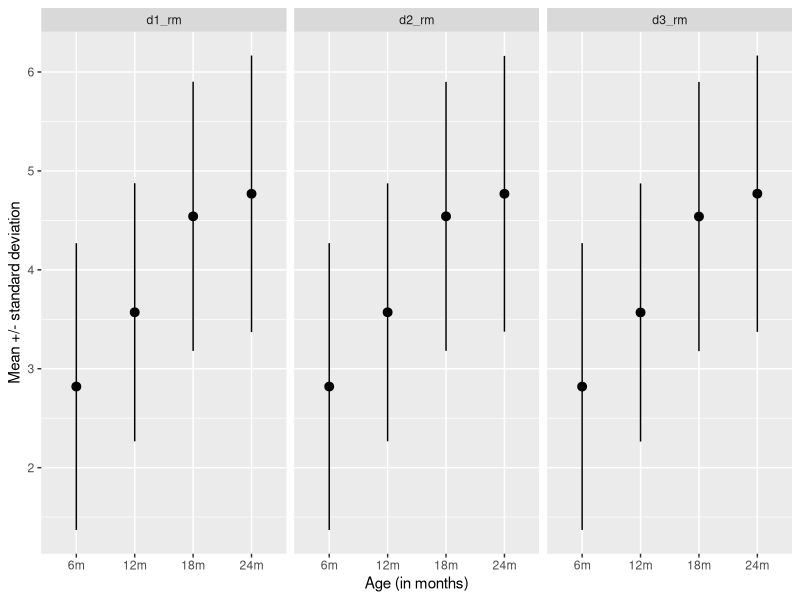

Source code (R):
## ---- chunk 1
#| eval: true
#| message: false
#| warning: false
library(tidyverse)

d1_rm <- tibble(values = c(2.14, 1.70, 1.48, 1.41, 3.08, 4.24, 6.04, 2.25, 2.37, 3.49,
                           1.61, 2.49, 2.62, 4.59, 3.79, 5.23, 2.71, 5.10, 4.88, 2.69,
                           5.00, 2.38, 7.51, 3.63, 4.11, 5.51, 4.52, 4.92, 4.13, 3.70, 
                           3.17, 4.05, 5.69, 5.4, 6.23, 1.93, 6.26, 5.42, 5.23, 4.31), 
             age = rep(c("6m", "12m", "18m", "24m"), each = 10), 
             ID = rep(paste0("ID_", 1:10), 4))

d2_rm <- tibble(values = c(-0.32, 2.78, 5.01, 3.03, 2.48, 1.80, 3.49, 3.55, 4.14, 2.24,
                           3.13, 2.03, 5.65, 1.95, 3.28, 4.03, 2.75, 5.49, 4.44, 2.96, 
                           5.65, 3.81, 5.91, 3.02, 4.56, 2.51, 6.11, 6.23, 4.08, 3.53, 
                           4.43, 5.8, 4.85, 3.74, 7.13, 3.42, 4.15, 6.95, 3.48, 3.74),
                age = rep(c("6m", "12m", "18m", "24m"), each = 10), 
                ID = rep(paste0("ID_", 1:10), 4))

d3_rm <- tibble(values = c(3.66, 3.21, 3.29, 1.82, 2.19, -0.19, 2.11, 2.81, 4.95, 4.35,
                           4.71, 4.08, 4.64, 2.10, 2.20, 1.46, 3.17, 3.88, 5.50, 3.95,
                           5.80, 3.92, 6.29, 3.66, 3.52, 1.96, 4.13, 5.51, 5.97, 4.63,
                           5.86, 4.74, 6.91, 3.63, 3.44, 2.19, 4.58, 5.84, 4.8, 5.71),
                age = rep(c("6m", "12m", "18m", "24m"), each = 10), 
                ID = rep(paste0("ID_", 1:10), 4))
## ---- chunk 2
#| eval: true
#| message: false
#| warning: false
#| fig-width: 8.1
#| fig-height: 3.3
d1_rm %>% 
  mutate(data = "d1_rm") %>% 
  add_row(d2_rm %>% 
            mutate(data = "d2_rm")) %>% 
  add_row(d3_rm %>% 
            mutate(data = "d3_rm")) %>% 
  group_by(data, age) %>% 
  summarize(mean = mean(values),
            sd = sd(values)) %>% 
  mutate(age = factor(age, levels = c("6m", "12m", "18m", "24m"))) %>% 
  ggplot(aes(x = age, y = mean)) +
  geom_pointrange(aes(ymin = mean - sd,
                      ymax = mean + sd)) +
  facet_wrap(~data, ncol = 3) +
  labs(y = "Mean +/- standard deviation", 
       x = "Age (in months)")
